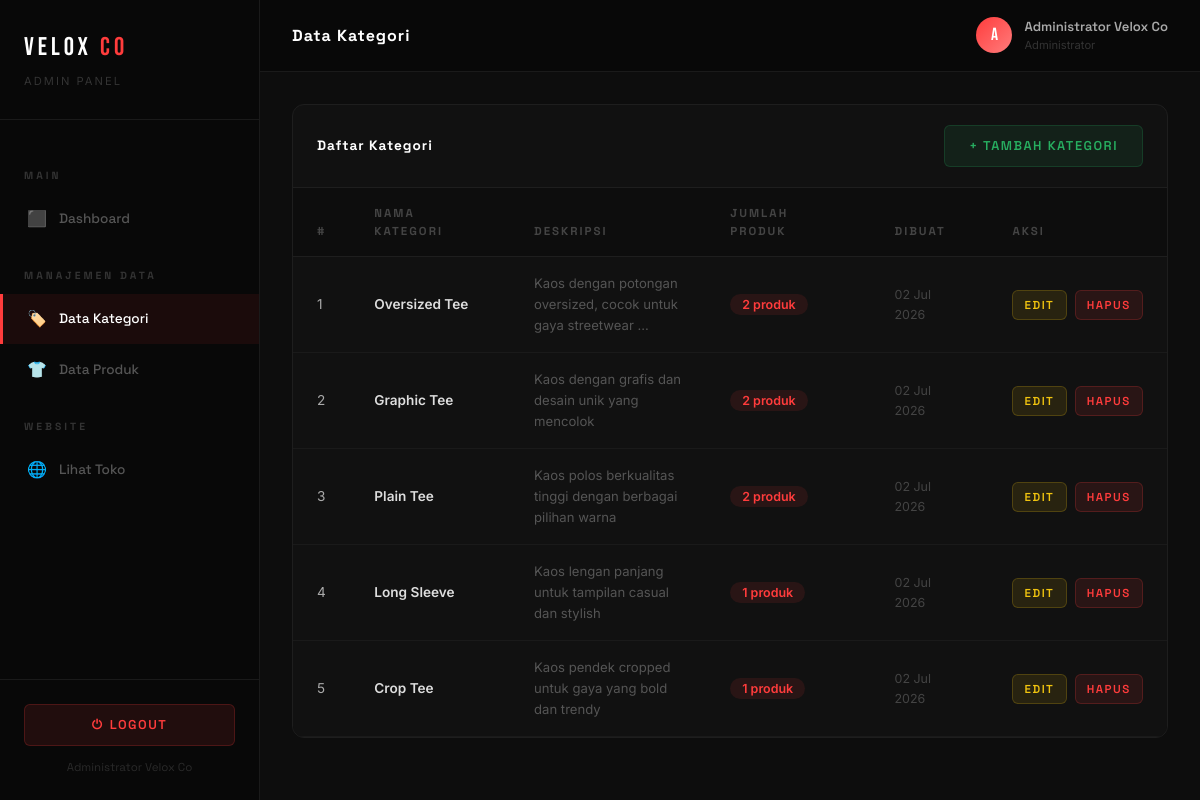
/admin/kategori/kategori.php (signed in), run on the app's committed database.
### tables this page shows
CREATE TABLE `kategori` (
  `id` int(11) NOT NULL,
  `nama_kategori` varchar(100) NOT NULL,
  `deskripsi` text DEFAULT NULL,
  `created_at` timestamp NOT NULL DEFAULT current_timestamp()
);

### admin/kategori/kategori.php (the view, shortened to what this page needs)
<?php
require_once '../../config/koneksi.php';
$kategoris = $koneksi->query("SELECT k.*, COUNT(p.id) as jumlah_produk FROM kategori k LEFT JOIN produk p ON k.id = p.id_kategori GROUP BY k.id ORDER BY k.created_at DESC");
?>
<!DOCTYPE html>
<html lang="id">
<head>
  <link rel="stylesheet" href="../../assets/bootstrap/css/bootstrap.min.css">
  <link rel="stylesheet" href="../../assets/css/style.css">
</head>
<body>
<div class="admin-wrapper">
  <?php include '../includes/sidebar.php'; ?>
  <div class="admin-main">
    <?php include '../includes/topbar.php'; ?>
    <div class="admin-content">
      <div class="admin-table-wrapper">
        <div class="admin-table-header">
          <div class="admin-table-title">Daftar Kategori</div>
          <a href="tambah.php" class="btn-velox btn-velox-success">+ Tambah Kategori</a>
        </div>
        <div class="table-responsive">
          <table class="table table-dark-velox mb-0">
            <thead>
              <tr>
                <th width="50">#</th>
                <th>Nama Kategori</th>
                <th>Deskripsi</th>
                <th>Jumlah Produk</th>
                <th>Dibuat</th>
                <th width="150">Aksi</th>
              </tr>
            </thead>
            <tbody>
              <?php if ($kategoris && $kategoris->num_rows > 0): ?>
                <?php $no = 1; while ($k = $kategoris->fetch_assoc()): ?>
                <tr>
                  <td><?= $no++ ?></td>
                  <td style="color: #ddd; font-weight: 600;"><?= htmlspecialchars($k['nama_kategori']) ?></td>
                  <td style="color: #555; font-size: 0.82rem; max-width: 200px;">
                    <?= htmlspecialchars(substr($k['deskripsi'] ?? '-', 0, 60)) ?><?= strlen($k['deskripsi'] ?? '') > 60 ? '...' : '' ?>
                  </td>
                  <td>
                    <span style="background: rgba(255,60,60,0.1); color: var(--accent); padding: 0.2rem 0.75rem; border-radius: 50px; font-size: 0.78rem; font-weight: 600;">
                      <?= $k['jumlah_produk'] ?> produk
                    </span>
                  </td>
                  <td style="font-size: 0.78rem; color: #444;"><?= date('d M Y', strtotime($k['created_at'])) ?></td>
                  <td>
                    <div class="d-flex gap-2">
                      <a href="edit.php?id=<?= $k['id'] ?>" class="btn-velox btn-velox-warning" style="font-size: 0.72rem; padding: 0.3rem 0.7rem;">Edit</a>
                      <a href="hapus.php?id=<?= $k['id'] ?>" class="btn-velox btn-velox-danger btn-delete-confirm" style="font-size: 0.72rem; padding: 0.3rem 0.7rem;">Hapus</a>
                    </div>
                  </td>
                </tr>
                <?php endwhile; ?>
              <?php endif; ?>
            </tbody>
          </table>
        </div>
      </div>
    </div>
  </div>
</div>
</body>
</html>

### assets/css/style.css (style rules this page uses)
:root { --primary: #0a0a0a; --secondary: #1a1a1a; --accent: #ff3c3c; --accent-hover: #e62222; --gold: #d4af37; --text-light: #f5f5f5; --text-muted: #888; --border: #2a2a2a; --card-bg: #111111; --white: #ffffff; --gradient-hero: linear-gradient(135deg, #0a0a0a 0%, #1a1a1a 50%, #0d0d0d 100%); --gradient-accent: linear-gradient(135deg, #ff3c3c, #ff7c7c); --shadow-card: 0 8px 32px rgba(0,0,0,0.4); --shadow-hover: 0 16px 48px rgba(255,60,60,0.15); --font-display: 'Bebas Neue', sans-serif; --font-body: 'Inter', sans-serif; --font-ui: 'Space Grotesk', sans-serif; --transition: all 0.3s cubic-bezier(0.4, 0, 0.2, 1); --radius: 12px; --radius-sm: 6px; }
* { margin: 0; padding: 0; box-sizing: border-box; }
html { scroll-behavior: smooth; }
body { font-family: var(--font-body); background-color: var(--primary); color: var(--text-light); line-height: 1.6; overflow-x: hidden; }
a { text-decoration: none; transition: var(--transition); }
.admin-wrapper { display: flex; min-height: 100vh; background: #0d0d0d; font-family: var(--font-body); }
.admin-main { flex: 1; margin-left: 260px; display: flex; flex-direction: column; min-height: 100vh; }
.admin-content { flex: 1; padding: 2rem; }
.admin-table-wrapper { background: #111; border: 1px solid #1e1e1e; border-radius: var(--radius); overflow: hidden; }
.admin-table-header { padding: 1.25rem 1.5rem; border-bottom: 1px solid #1e1e1e; display: flex; align-items: center; justify-content: space-between; }
.admin-table-title { font-family: var(--font-ui); font-size: 0.85rem; font-weight: 700; color: var(--white); letter-spacing: 1px; }
.table-dark-velox { margin: 0; }
.table-dark-velox thead th { background: #0d0d0d !important; color: #444; font-family: var(--font-ui); font-size: 0.72rem; font-weight: 700; letter-spacing: 2px; text-transform: uppercase; padding: 1rem 1.5rem; border-color: #1e1e1e !important; }
.table-dark-velox tbody td { background: #111 !important; color: #aaa; font-size: 0.85rem; padding: 1rem 1.5rem; border-color: #1a1a1a !important; vertical-align: middle; }
.btn-velox { font-family: var(--font-ui); font-size: 0.8rem; font-weight: 600; letter-spacing: 1.5px; text-transform: uppercase; padding: 0.6rem 1.5rem; border-radius: var(--radius-sm); cursor: pointer; transition: var(--transition); border: none; display: inline-flex; align-items: center; gap: 0.4rem; }
.btn-velox-danger { background: rgba(255,60,60,0.1); color: var(--accent); border: 1px solid rgba(255,60,60,0.2); }
.btn-velox-success { background: rgba(39,174,96,0.1); color: #27ae60; border: 1px solid rgba(39,174,96,0.2); }
.btn-velox-warning { background: rgba(241,196,15,0.1); color: #f1c40f; border: 1px solid rgba(241,196,15,0.2); }

### data on the page
kategori: nama_kategori "Oversized Tee", deskripsi "Kaos dengan potongan oversized, cocok untuk gaya streetwear", jumlah_produk "2", created_at "02 Jul 2026"
kategori: nama_kategori "Graphic Tee", deskripsi "Kaos dengan grafis dan desain unik yang mencolok", jumlah_produk "2", created_at "02 Jul 2026"
kategori: nama_kategori "Plain Tee", deskripsi "Kaos polos berkualitas tinggi dengan berbagai pilihan warna", jumlah_produk "2", created_at "02 Jul 2026"
kategori: nama_kategori "Long Sleeve", deskripsi "Kaos lengan panjang untuk tampilan casual dan stylish", jumlah_produk "1", created_at "02 Jul 2026"
kategori: nama_kategori "Crop Tee", deskripsi "Kaos pendek cropped untuk gaya yang bold dan trendy", jumlah_produk "1", created_at "02 Jul 2026"

### other printed values
$_SESSION['admin_nama'] "Administrator Velox Co"
$page_title "Data Kategori"
substr($_SESSION['admin_username'] ?? 'A', 0, 1) "A"
